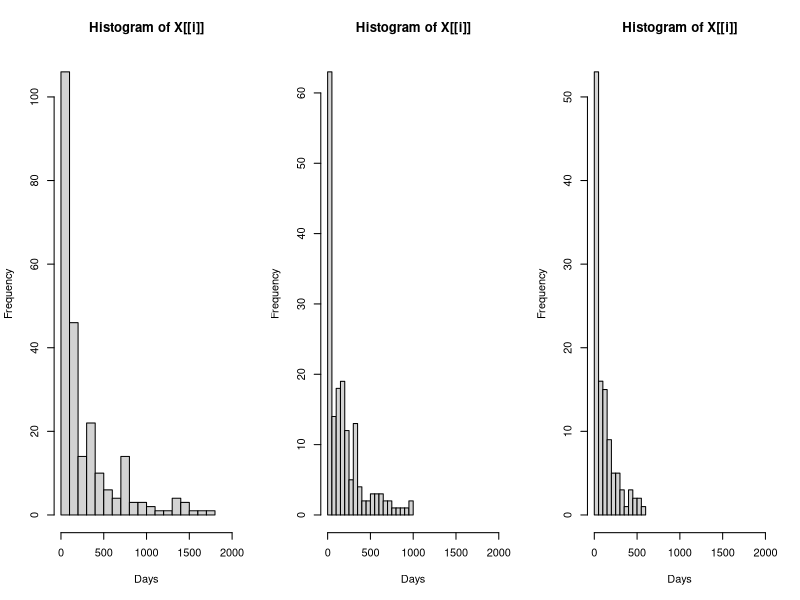
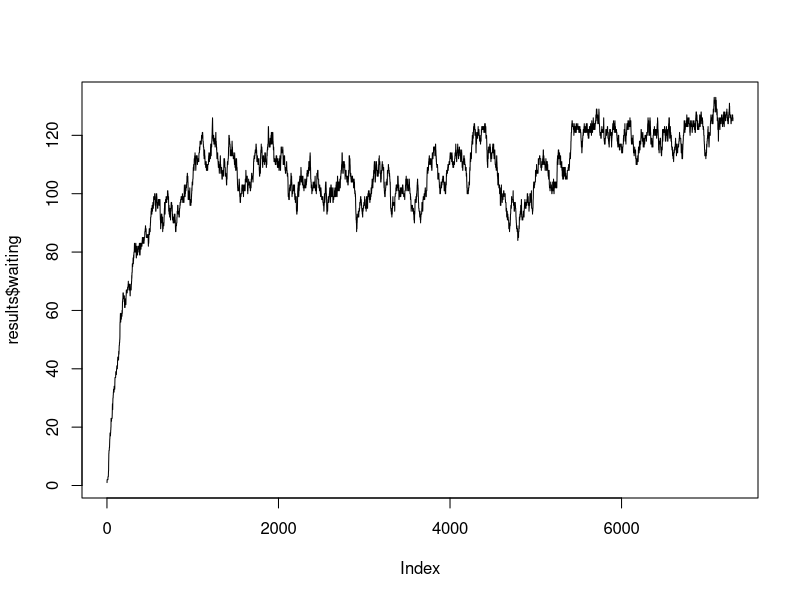

Write R code to recreate these figures, in order.
# =====================================================
# example estimation of undiagnosed cases for EQUITY-MS
# -----------------------------------------------------

# inputs

days <- 1095 # 1095 = 3 years
mean_cases_per_day <- 0.5
mean_delay <- c(300, 200, 100) # delay in days for three groups
group_sizes <- c(0.5, 0.3, 0.2)

# generate data (in the real analysis this will be taken from observed patient data)

cases <- rpois(days, mean_cases_per_day) # cases on each day
n <- sum(cases) # total number of cases
group <- sample(1:3, n, replace = T, prob = group_sizes)
duration_targets <- mean_delay[group]
durations <- rnbinom(n, size = 0.5, mu = duration_targets)

# describe duration by group

mean_duration_by_group <- tapply(durations, INDEX = group, FUN = mean)
tapply(durations, INDEX = group, FUN = quantile, probs = c(0.25, 0.5, 0.75))
par(mfrow = c(1, 3))
lapply(split(durations, group), hist, xlim = c(0, 2000), xlab = "Days", breaks = 20)

# typical number in the community (simple analysis using averages)
# number in community = rates of cases * duration of wait
# e.g if you diagnose 1/day, and the wait is 1 day, there is always 1 in the community
# e.g.if you diagnose 5/day, and the wait is 5 days, there are always 25 in the community

(n/days) * mean(durations) # total in the community
rate_by_group <- table(group) / days
rate_by_group * mean_duration_by_group # total by group

# microsim: ungrouped
# incidence adds to the pool, diagnosis removes them

sim_days <- 20*365
sim_cases <- rpois(sim_days, mean_cases_per_day)
sim_n <- sum(sim_cases)
incident_day <- rep(seq_len(sim_days), sim_cases)
diagnosis_day <- incident_day + sample(durations, sim_n, replace = T)
day_index <- min(incident_day):sim_days
waiting_counts <- sapply(day_index, function(t) {
  sum(incident_day <= t & diagnosis_day > t)
})
results <- data.frame(day = day_index, waiting = waiting_counts)
dev.off()
plot(results$waiting, type = 'l')
mean(tail(results$waiting, 365))

# key additions for main analysis:
# 1. do simulation by group to show equity
# 2. relax assumption that reported delays represent delays in the community
# (eg. some cases never get diagnosed)
# 3. consider modelling diagnosis as a stochastic risk conditional on equity-based characteristics
# 4. repeat simulation multiple times to understand uncertainty
